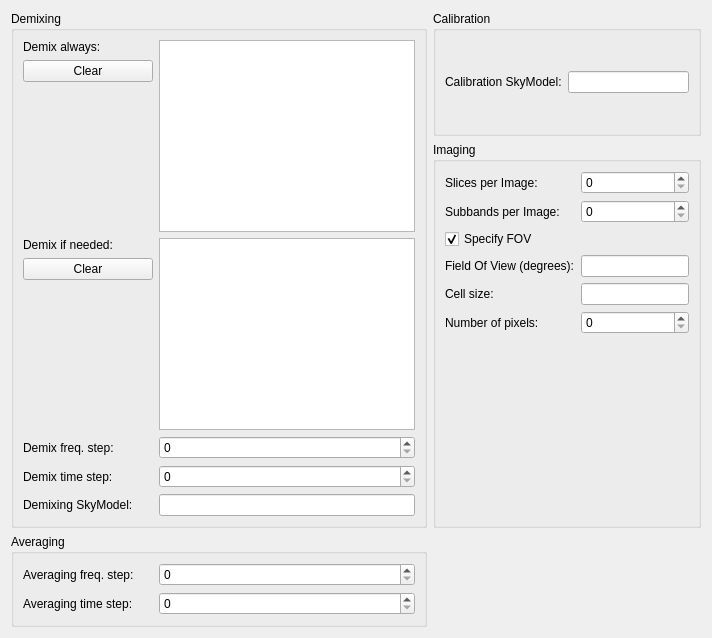
     <widget class="QWidget" name="tab_Pipeline">
      <attribute name="title">
       <string>Imaging Pipeline</string>
      </attribute>
      <layout class="QGridLayout" name="gridLayout_11">
       <item row="0" column="0" rowspan="4">
        <widget class="QGroupBox" name="groupBoxDemixing">
         <property name="title">
          <string>Demixing</string>
         </property>
         <layout class="QGridLayout" name="gridLayout_14">
          <item row="7" column="0">
           <widget class="QLabel" name="labelDemixFreqStep">
            <property name="text">
             <string>Demix freq. step:</string>
            </property>
           </widget>
          </item>
          <item row="8" column="0">
           <widget class="QLabel" name="label_15">
            <property name="text">
             <string>Demix time step:</string>
            </property>
           </widget>
          </item>
          <item row="6" column="0">
           <spacer name="verticalSpacer_5">
            <property name="orientation">
             <enum>Qt::Vertical</enum>
            </property>
            <property name="sizeHint" stdset="0">
             <size>
              <width>20</width>
              <height>40</height>
             </size>
            </property>
           </spacer>
          </item>
          <item row="5" column="0">
           <widget class="QPushButton" name="pushButtonClearDemixIfNeeded">
            <property name="maximumSize">
             <size>
              <width>16777215</width>
              <height>16777215</height>
             </size>
            </property>
            <property name="text">
             <string>Clear</string>
            </property>
           </widget>
          </item>
          <item row="9" column="0">
           <widget class="QLabel" name="label_14">
            <property name="text">
             <string>Demixing SkyModel:</string>
            </property>
           </widget>
          </item>
          <item row="2" column="0">
           <spacer name="verticalSpacer_3">
            <property name="orientation">
             <enum>Qt::Vertical</enum>
            </property>
            <property name="sizeHint" stdset="0">
             <size>
              <width>20</width>
              <height>40</height>
             </size>
            </property>
           </spacer>
          </item>
          <item row="0" column="0">
           <widget class="QLabel" name="labelDemixAlways">
            <property name="minimumSize">
             <size>
              <width>130</width>
              <height>0</height>
             </size>
            </property>
            <property name="text">
             <string>Demix always:</string>
            </property>
           </widget>
          </item>
          <item row="4" column="1" rowspan="3">
           <widget class="ListWidget" name="listWidgetDemixIfNeeded">
            <property name="toolTip">
             <string>mark the sources for which the pipeline has to decide if demixing is needed</string>
            </property>
            <property name="selectionMode">
             <enum>QAbstractItemView::NoSelection</enum>
            </property>
           </widget>
          </item>
          <item row="4" column="0">
           <widget class="QLabel" name="labelDemixIfNeeded">
            <property name="text">
             <string>Demix if needed:</string>
            </property>
           </widget>
          </item>
          <item row="0" column="1" rowspan="3">
           <widget class="ListWidget" name="listWidgetDemixAlways">
            <property name="toolTip">
             <string>mark the sources thatmust be demixed</string>
            </property>
            <property name="selectionMode">
             <enum>QAbstractItemView::NoSelection</enum>
            </property>
           </widget>
          </item>
          <item row="1" column="0">
           <widget class="QPushButton" name="pushButtonClearDemixAlways">
            <property name="maximumSize">
             <size>
              <width>16777215</width>
              <height>16777215</height>
             </size>
            </property>
            <property name="text">
             <string>Clear</string>
            </property>
           </widget>
          </item>
          <item row="9" column="1">
           <widget class="LineEdit" name="lineEditDemixSkyModel">
            <property name="toolTip">
             <string>the (user-supplied) SkyModel used for demixing
specified as a SkyModel file name omitting the extension .skymodel, e.g. 3C295
or as a fully specified path to a SkyModel file</string>
            </property>
           </widget>
          </item>
          <item row="7" column="1">
           <widget class="SpinBox" name="spinBoxDemixFreqStep">
            <property name="toolTip">
             <string>the number of frequency channels to average in the demixing result</string>
            </property>
            <property name="maximum">
             <number>999999</number>
            </property>
           </widget>
          </item>
          <item row="8" column="1">
           <widget class="SpinBox" name="spinBoxDemixTimeStep">
            <property name="toolTip">
             <string>the number of time steps to average in the demixing result</string>
            </property>
            <property name="maximum">
             <number>999999</number>
            </property>
           </widget>
          </item>
         </layout>
        </widget>
       </item>
       <item row="0" column="2">
        <widget class="QGroupBox" name="groupBoxCalibration">
         <property name="title">
          <string>Calibration</string>
         </property>
         <layout class="QGridLayout" name="gridLayout_13">
          <item row="0" column="0">
           <widget class="QLabel" name="label_18">
            <property name="text">
             <string>Calibration SkyModel:</string>
            </property>
           </widget>
          </item>
          <item row="0" column="1">
           <widget class="LineEdit" name="lineEditCalibrationSkyModel">
            <property name="toolTip">
             <string>the SkyModel used by BBS for calibration (e.g. 3C295)</string>
            </property>
           </widget>
          </item>
         </layout>
        </widget>
       </item>
       <item row="4" column="0">
        <widget class="QGroupBox" name="groupBoxAveraging">
         <property name="title">
          <string>Averaging</string>
         </property>
         <layout class="QGridLayout" name="gridLayout_15">
          <item row="0" column="0">
           <widget class="QLabel" name="label_16">
            <property name="minimumSize">
             <size>
              <width>0</width>
              <height>0</height>
             </size>
            </property>
            <property name="maximumSize">
             <size>
              <width>130</width>
              <height>16777215</height>
             </size>
            </property>
            <property name="text">
             <string>Averaging freq. step:</string>
            </property>
           </widget>
          </item>
          <item row="1" column="0">
           <widget class="QLabel" name="label_17">
            <property name="text">
             <string>Averaging time step:</string>
            </property>
           </widget>
          </item>
          <item row="0" column="1">
           <widget class="SpinBox" name="spinBoxAveragingFreqStep">
            <property name="toolTip">
             <string>the number of frequency channels to average</string>
            </property>
            <property name="maximum">
             <number>999999</number>
            </property>
           </widget>
          </item>
          <item row="1" column="1">
           <widget class="SpinBox" name="spinBoxAveragingTimeStep">
            <property name="toolTip">
             <string>the number of time steps to average</string>
            </property>
            <property name="maximum">
             <number>999999</number>
            </property>
           </widget>
          </item>
         </layout>
        </widget>
       </item>
       <item row="1" column="2" rowspan="3">
        <widget class="QGroupBox" name="groupBoxImaging">
         <property name="title">
          <string>Imaging</string>
         </property>
         <layout class="QFormLayout" name="formLayout_2">
          <property name="fieldGrowthPolicy">
           <enum>QFormLayout::AllNonFixedFieldsGrow</enum>
          </property>
          <item row="0" column="0">
           <widget class="QLabel" name="label_19">
            <property name="text">
             <string>Slices per Image:</string>
            </property>
           </widget>
          </item>
          <item row="1" column="0">
           <widget class="QLabel" name="label_21">
            <property name="text">
             <string>Subbands per Image:</string>
            </property>
           </widget>
          </item>
          <item row="2" column="0" colspan="2">
           <widget class="CheckBox" name="checkBoxSpecifyFOV">
            <property name="toolTip">
             <string>Specify Field Of View instead of Cell size &amp; npix</string>
            </property>
            <property name="text">
             <string>Specify FOV</string>
            </property>
            <property name="checked">
             <bool>true</bool>
            </property>
           </widget>
          </item>
          <item row="3" column="0">
           <widget class="QLabel" name="labelFOV">
            <property name="text">
             <string>Field Of View (degrees):</string>
            </property>
           </widget>
          </item>
          <item row="4" column="0">
           <widget class="QLabel" name="labelCellSize">
            <property name="text">
             <string>Cell size:</string>
            </property>
           </widget>
          </item>
          <item row="5" column="0">
           <widget class="QLabel" name="labelNpix">
            <property name="text">
             <string>Number of pixels:</string>
            </property>
           </widget>
          </item>
          <item row="0" column="1">
           <widget class="SpinBox" name="spinBoxSlicesPerImage">
            <property name="toolTip">
             <string>the number of slices that are grouped in to a single image</string>
            </property>
            <property name="maximum">
             <number>99999</number>
            </property>
           </widget>
          </item>
          <item row="1" column="1">
           <widget class="SpinBox" name="spinBoxSubbandsPerImage">
            <property name="toolTip">
             <string>the number of subbands that are grouped in to a single image</string>
            </property>
            <property name="maximum">
             <number>99999</number>
            </property>
           </widget>
          </item>
          <item row="3" column="1">
           <widget class="LineEdit" name="lineEditFieldOfView">
            <property name="toolTip">
             <string>field of view in degrees</string>
            </property>
           </widget>
          </item>
          <item row="4" column="1">
           <widget class="LineEdit" name="lineEditCellSize">
            <property name="toolTip">
             <string>the pixel width in x and y direction, specify units (arcsec/arcmin/rad/deg)</string>
            </property>
           </widget>
          </item>
          <item row="5" column="1">
           <widget class="SpinBox" name="spinBoxNumberOfPixels">
            <property name="toolTip">
             <string>the number of image pixels in x and y direction</string>
            </property>
            <property name="maximum">
             <number>99999999</number>
            </property>
           </widget>
          </item>
         </layout>
        </widget>
       </item>
      </layout>
     </widget>
